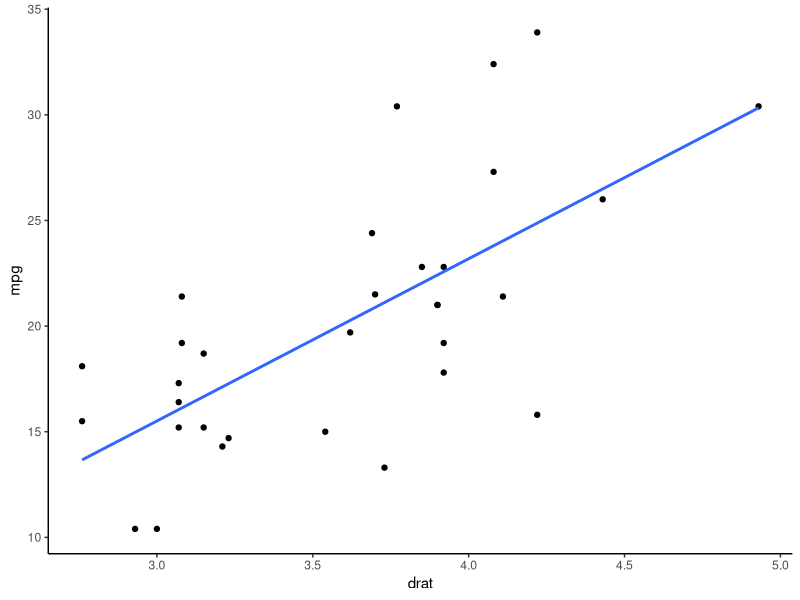

Write R code to recreate this figure.
## ---- chunk 1
knitr::opts_chunk$set(echo = FALSE)
## ---- chunk 2
library(ggplot2)
ggplot(mtcars, aes(x = drat, y =  mpg)) + 
  geom_point() + 
  geom_smooth(method = 'lm', se = F) + 
  theme_classic()
